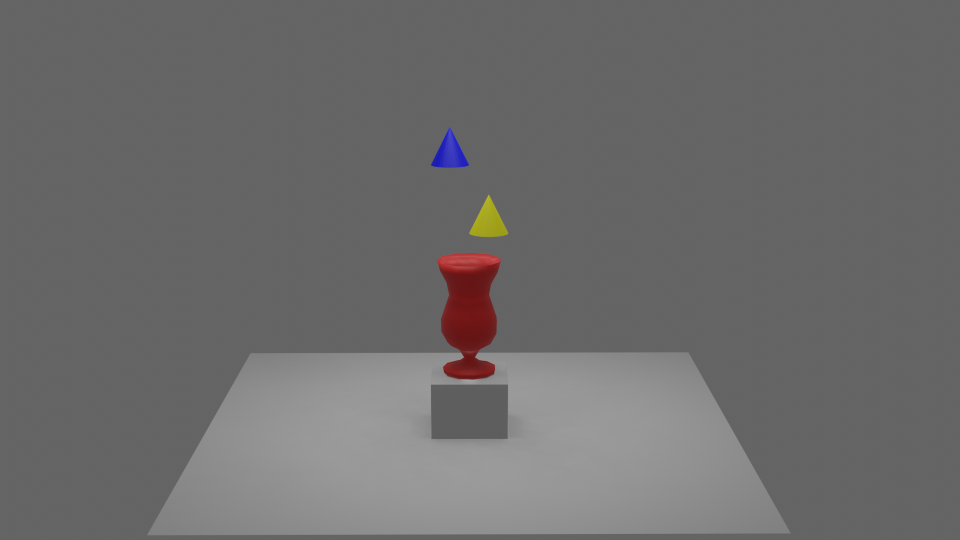
#> input picture Datasets/containment/frames/1/1.png, 1920 x 1080 px (shown at 1/2 size)
$ python -i Extract_Masks_from_Frames.py   (imports and definitions only)
#> lines starting #> are read from the running program, lines starting #| are printed output that depends on the picture; after the words box and inside, x2 and y2 are one past the last pixel; in counts of white or black regions, pixels touching at a corner belong together
import cv2
import numpy as np
import os

def color(path,savedpath):
#> called with path = '../Datasets/containment/frames/1/1.png', savedpath = 'out.png'
    image = cv2.imread(path)
#> image is the input picture: shape (1080, 1920, 3); mean B, G, R 107.6, 107.6, 108.6
    hsv = cv2.cvtColor(image, cv2.COLOR_BGR2HSV)
#> hsv: shape (1080, 1920, 3); mean H, S, V 0.3, 2.8, 108.8
    blur = cv2.medianBlur(hsv ,11)
#> blur: shape (1080, 1920, 3); mean H, S, V 0.3, 2.8, 108.6

    #Green color
    lowerG = np.array([41, 153, 0])
    upperG = np.array([63, 255, 255])

    maskG = cv2.inRange(blur, lowerG, upperG)
#> maskG: shape (1080, 1920); every value is 0
    res = cv2.bitwise_and(image,image, mask= maskG)
#> res: shape (1080, 1920, 3); every value is 0

    valuegreen=np.sum(maskG)
#> valuegreen = 0
#     print(valuegreen)


    is_all_zero = np.all((maskG == 0))
#> is_all_zero = True
#     checker4=0
    if is_all_zero or valuegreen < 4500:
#         print('Array contains only 0')
        checker=0
    else:
#         print('Yellow')
        checker=1

    if checker==1:
    #     cv2.imshow("mask ",maskY)
        cv2.imwrite(savedpath+'/Green.jpg', maskG)
    ############################################################################
    #bLUE color
    lowerY = np.array([90, 0, 0])
    upperY = np.array([140, 255, 255])

    maskY = cv2.inRange(blur, lowerY, upperY)
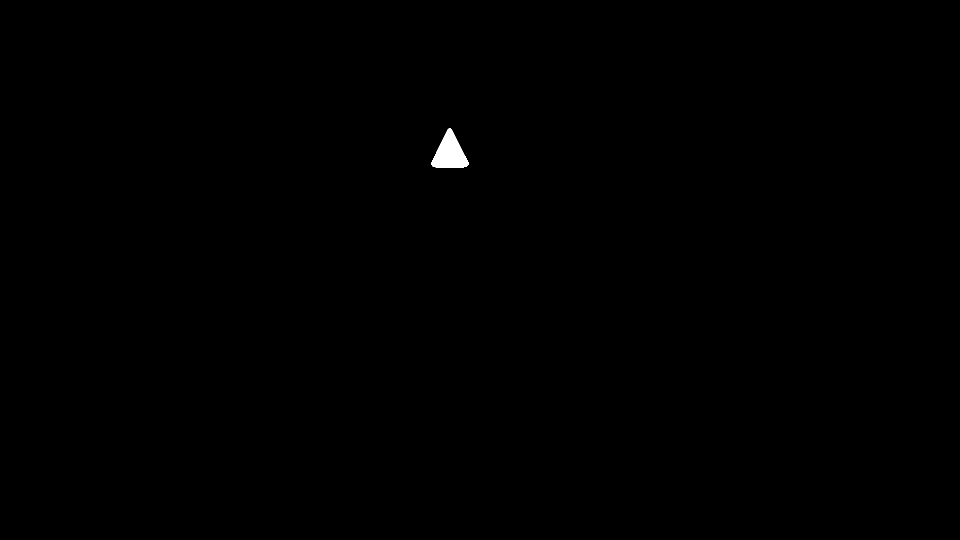
#> maskY: shape (1080, 1920) (shown at 1/2 size); 0.17% white; 1 white region, box (x1, y1, x2, y2) and area: (862, 257, 938, 336) 3462
    res = cv2.bitwise_and(image,image, mask= maskY)


    is_all_zero = np.all((maskY == 0))
#> is_all_zero = False
#     checker2=0
    if is_all_zero:
#         print('Array contains only 0')
        checker2=0
    else:
#         print('Blue')
        checker2=1

    if checker2==1:
    #     cv2.imshow("mask ",maskY)

        cv2.imwrite(savedpath+'/Blue.jpg', maskY)

        ############################################################################
    #Red color
    lowerR = np.array([0,50,50])
    upperR = np.array([10,255,255])

    maskR = cv2.inRange(blur, lowerR, upperR)
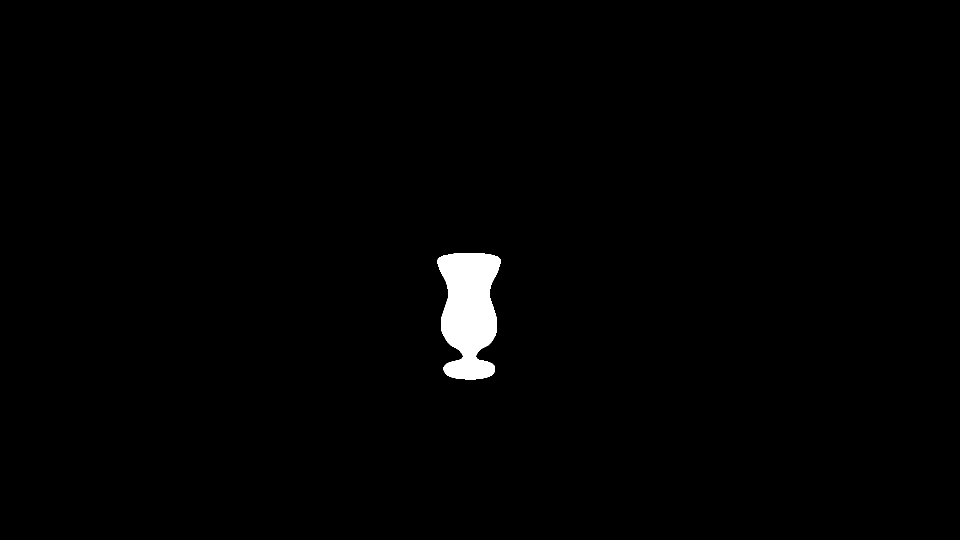
#> maskR: shape (1080, 1920) (shown at 1/2 size); 1.1% white; 1 white region, box (x1, y1, x2, y2) and area: (874, 506, 1001, 759) 23299
    res = cv2.bitwise_and(image,image, mask= maskR)


    is_all_zero = np.all((maskR == 0))
#     checker3=0
    if is_all_zero:
#         print('Array contains only 0')
        checker3=0
    else:
#         print('Red')
        checker3=1

    if checker3==1:
    #     cv2.imshow("mask ",maskY)
        cv2.imwrite(savedpath+'/Red.jpg', maskR)
#     print(checker3)
    # cv2.imshow('stack', np.hstack([image, res]))
    # cv2.waitKey(0)
        ############################################################################
    #YELLOW color
    lowerB = np.array([21, 39, 64])
    upperB = np.array([40, 255, 255])

    maskB = cv2.inRange(blur, lowerB, upperB)
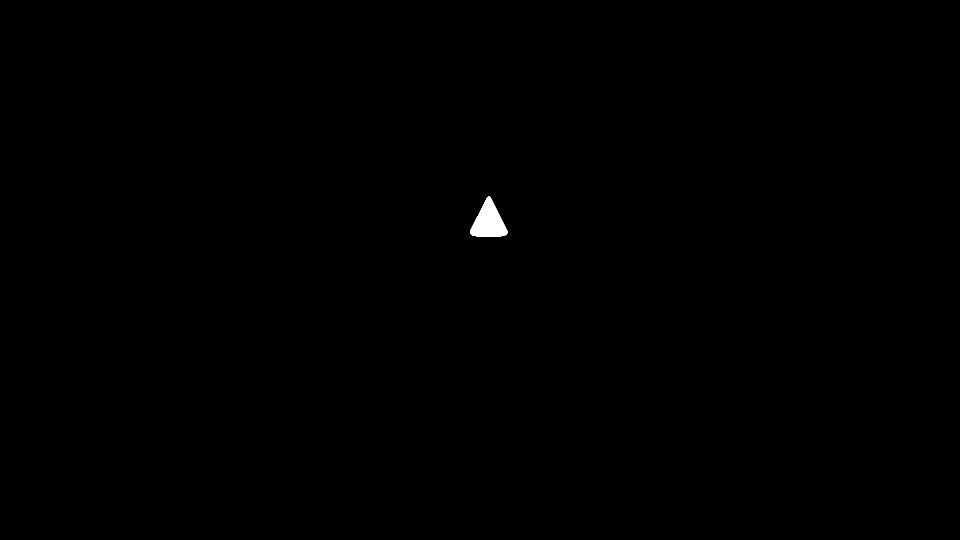
#> maskB: shape (1080, 1920) (shown at 1/2 size); 0.17% white; 1 white region, box (x1, y1, x2, y2) and area: (940, 393, 1016, 474) 3577
    res = cv2.bitwise_and(image,image, mask= maskB)


    is_all_zero = np.all((maskB == 0))
#     checker4=0
    if is_all_zero:
#         print('Array contains only 0')
        checker4=0
    else:
#         print('Yellow')
        checker4=1

    if checker4==1:
    #     cv2.imshow("mask ",maskY)
        cv2.imwrite(savedpath+'/Yellow.jpg', maskB)


    return checker,checker2,checker3,checker4
    # cv2.imshow('stack', np.hstack([image, res]))
    # cv2.waitKey(0)

# [60 lines left out: function color2, not called in this run]

    # cv2.imshow('stack', np.hstack([image, res]))
    # cv2.waitKey(0)

# [21 lines not run here, left out]

>>> result = color('../Datasets/containment/frames/1/1.png', 'out.png')
